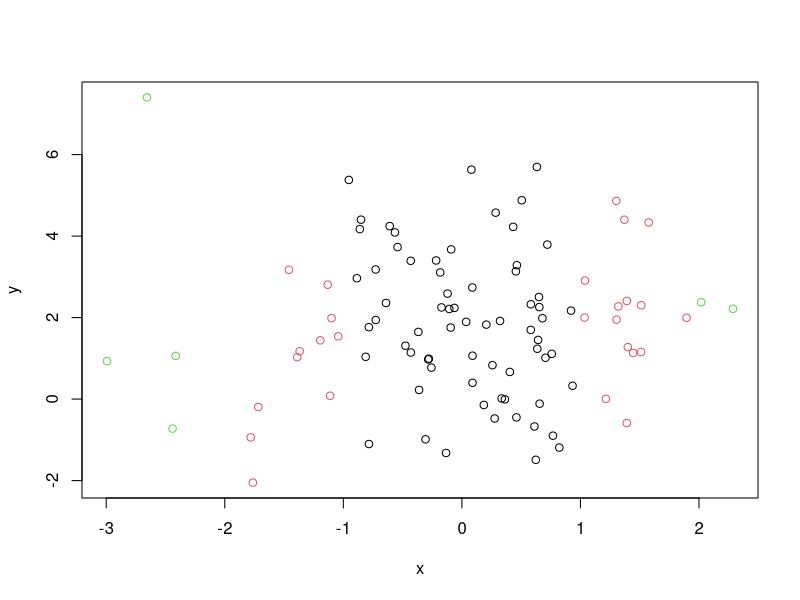

Generate this figure with R:
# REPORT BASED ON ROXYGEN COMMENTS

# setup, include = FALSE
library(knitr)
opts_chunk$set(fig.path='figure/roxygen-')

# set a seed 
set.seed(42) 

# simulate x and y vector 
x <- rnorm(100)
y <- rnorm(100, mean = 2, sd = 2)
# plot the result
plot(x, y, col = floor(abs(x) + 1))
